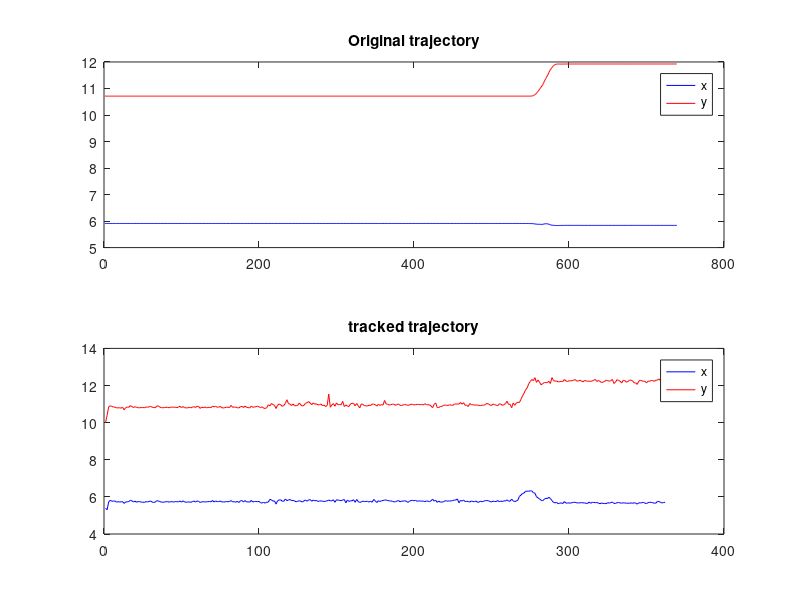
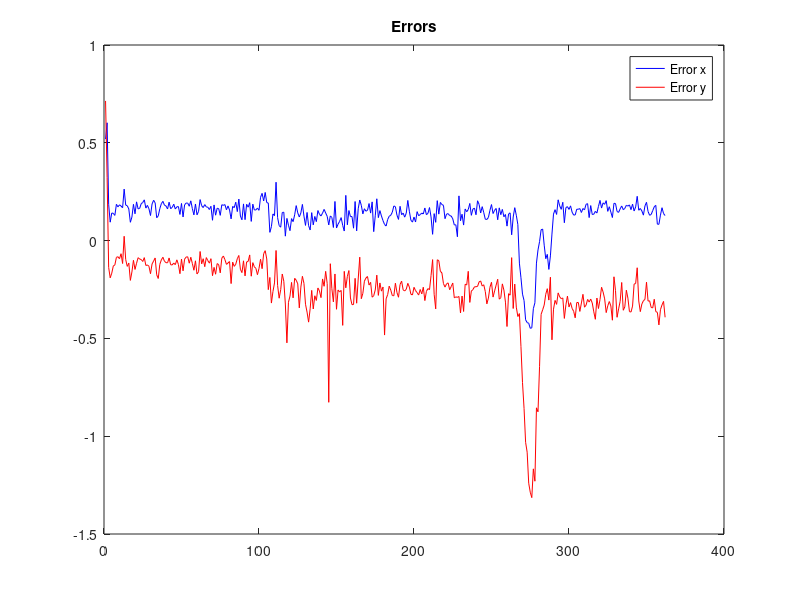
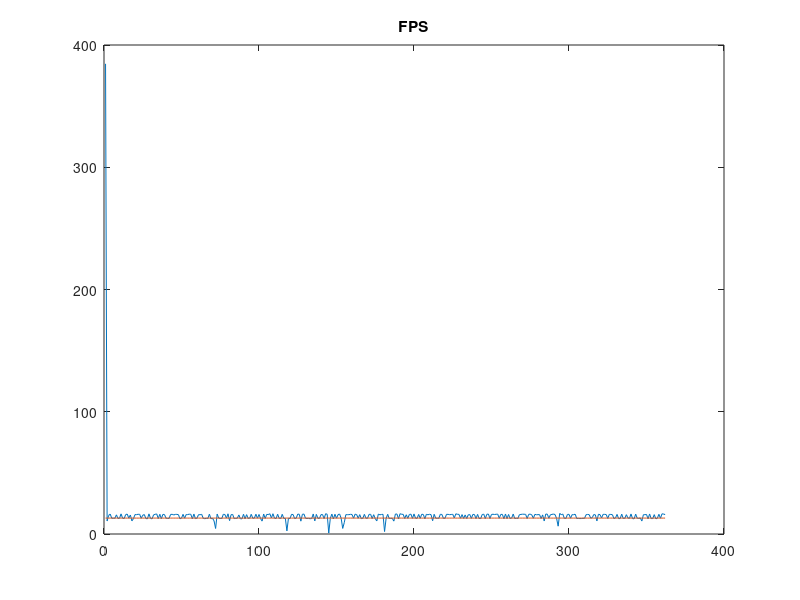
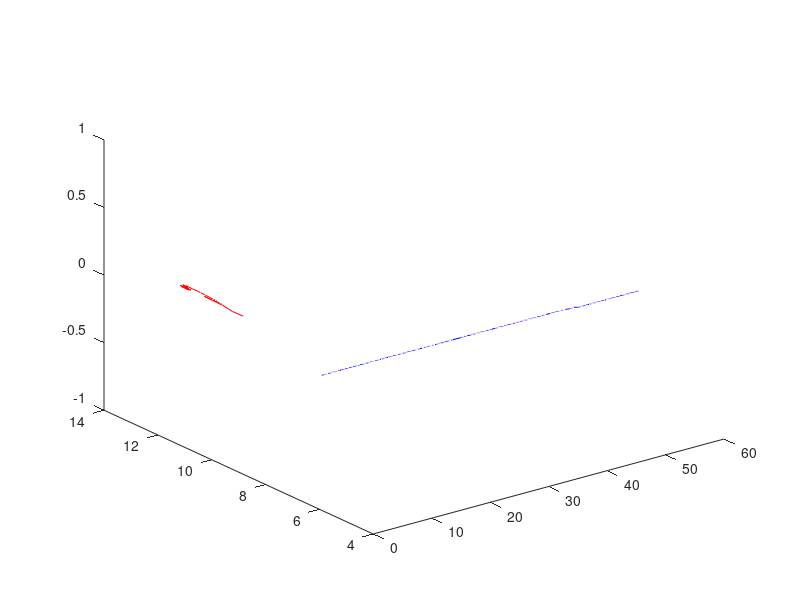

These figures' MATLAB source, in order:
clear all;close all; clc;
viconData = load('ViconData2.txt');
stationOutLog = load('out_log.txt');

[nV, mV] = size(viconData);
[nO, mO] = size(stationOutLog);

figure(1);
subplot(2,1,1);
plot(       1:nV, viconData(1:nV,2),'b',...
            1:nV, viconData(1:nV,3),'r');
legend('x', 'y');
title('Original trajectory');
subplot(2,1,2);
plot(       1:nO, stationOutLog(1:nO,7),'b',...
            1:nO, stationOutLog(1:nO,8),'r');
legend('x', 'y');
title('tracked trajectory');

medTime = sum(stationOutLog(1:nO,1))/nO;
fps(1:nO) = 1/medTime;
figure(3);
plot(1:nO, 1./stationOutLog(1:nO,1), 1:nO, fps);
title('FPS');

inc = nV/nO;

figure(2);
for i = 1:nO
    errX(i) = viconData(floor(i*inc),2) - stationOutLog(i,7);
    errY(i) = viconData(floor(i*inc),3) - stationOutLog(i,8);
end
plot(       1:nO, errX, 'b',...
            1:nO, errY, 'r');
legend('Error x', 'Error y');
title('Errors');

%% 3D plots
Z1(1:nO) = 0;
Z2(1:nO) = 0;

figure(4);
plot3(      viconData(1:floor(inc):nV-16,1), viconData(1:floor(inc):nV-16,2), Z1, 'b',...
            stationOutLog(1:nO,7), stationOutLog(1:nO,8), Z2, 'r');
%         
% plot3(      quad_out_log(1:nO,1), quad_out_log(1:nO,2), Z1, 'b',...
%             station_out_log(1:testN,1), station_out_log(1:testN,2), Z2(1:testN), 'r',...
%             X_brute(1:nS, 1), X_brute(1:nS, 2), X_brute(1:nS, 3), 'g');
        
